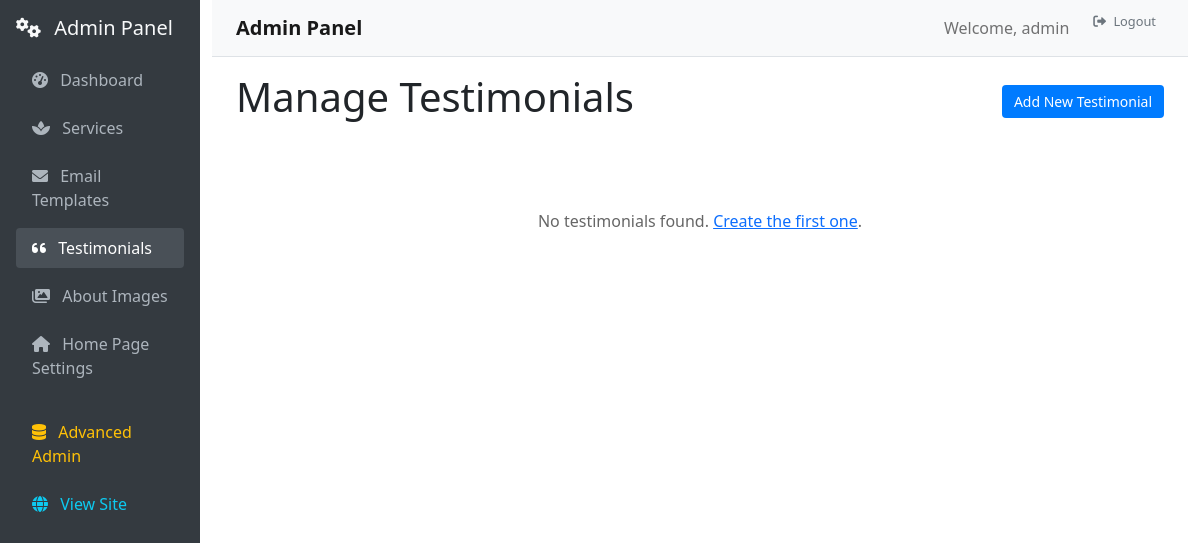
/web_admin/testimonials (signed in), run on an earlier commit of the app's database.
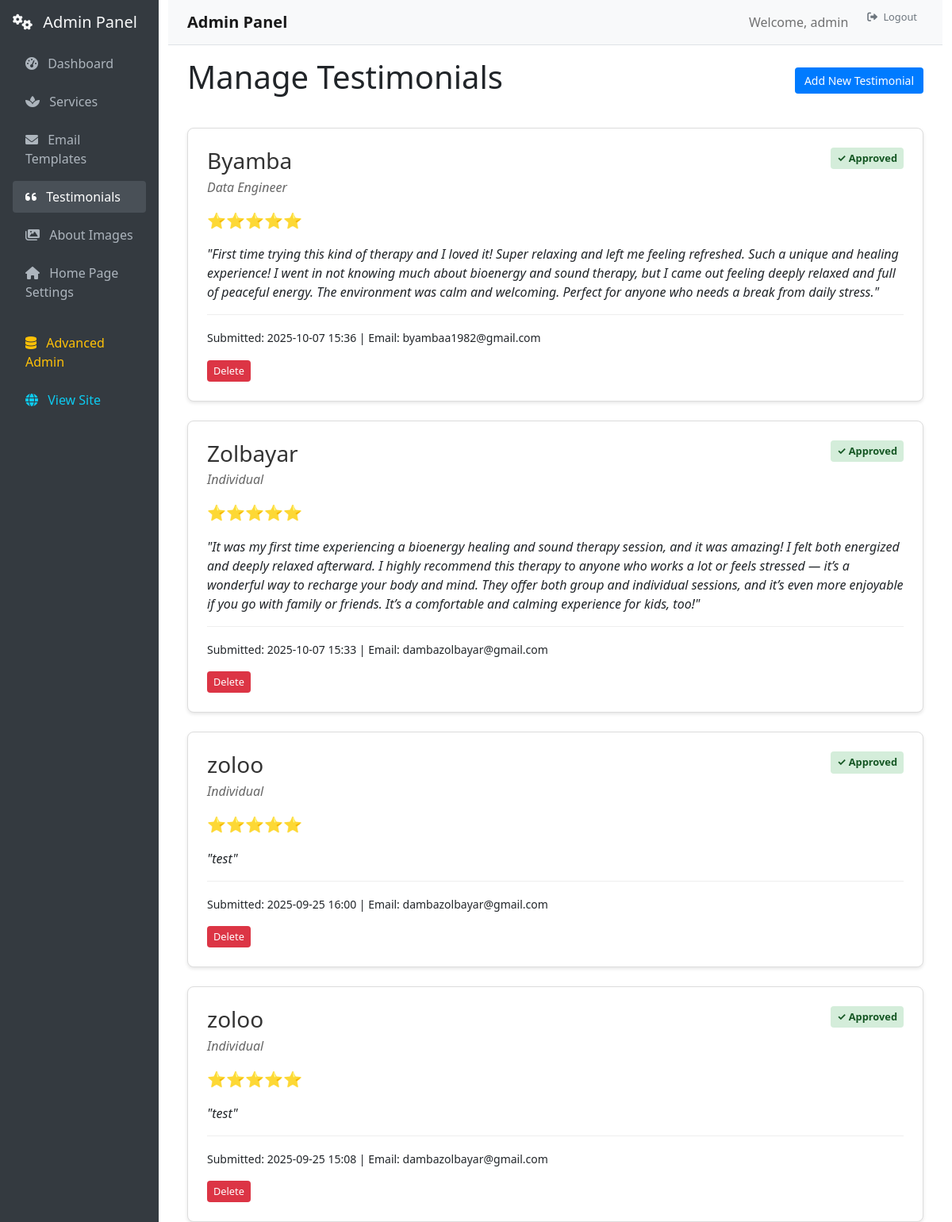
And on a later commit of the database.
### db/models.py (models this page shows, shortened)
class Testimonial(db.Model):
    __tablename__ = "testimonials"
    id = db.Column(db.Integer, primary_key=True)
    client_name = db.Column(db.String(100), nullable=False)
    client_title = db.Column(db.String(100), nullable=True)  # Job title or profession
    testimonial_text = db.Column(db.Text, nullable=False)
    rating = db.Column(db.Integer, nullable=False, default=5)  # 1-5 star rating
    is_approved = db.Column(db.Boolean, default=False, nullable=False)  # Admin approval
    is_featured = db.Column(db.Boolean, default=False, nullable=False)  # Show on homepage
    email = db.Column(db.String(120), nullable=True)  # Optional client email
    created_at = db.Column(db.DateTime, default=db.func.now())
    updated_at = db.Column(db.DateTime, default=db.func.now(), onupdate=db.func.now())
    approved_at = db.Column(db.DateTime, nullable=True)
    approved_by = db.Column(db.Integer, db.ForeignKey('users.id'), nullable=True)
    approver = db.relationship('User', backref=db.backref('approved_testimonials', lazy=True))
    def get_star_display(self):
        return "⭐" * self.rating

### routes/web_admin.py (the view)
@web_admin_bp.route('/testimonials')
@admin_required
def admin_testimonials():
    testimonials = Testimonial.query.order_by(Testimonial.created_at.desc()).all()
    return render_template('admin/testimonials.html', testimonials=testimonials)

### routes/web_admin.py (called while the page is built)
def admin_required(f):
    @wraps(f)
    @login_required
    def decorated_function(*args, **kwargs):
        if not current_user.is_authenticated or current_user.role.name != 'admin':
            flash('Admin access required.', 'error')
            return redirect(url_for('main.home'))
        return f(*args, **kwargs)
    return decorated_function

### templates/admin/testimonials.html (shortened to what this page needs)
{% extends "admin/base.html" %}
{% block content %}
<div class="admin-header">
    <h1>Manage Testimonials</h1>
    <a href="{{ url_for('web_admin_panel.create_testimonial') }}" class="btn btn-primary">Add New Testimonial</a>
</div>
<div class="testimonials-grid">
    {% for testimonial in testimonials %}
    <div class="testimonial-admin-card">
        <div class="testimonial-header">
            <div class="client-info">
                <h3>{{ testimonial.client_name }}</h3>
                {% if testimonial.client_title %}
                <p class="client-title">{{ testimonial.client_title }}</p>
                {% endif %}
            </div>
            <div class="testimonial-status">
                {% if testimonial.is_approved %}
                    <span class="status-badge approved">✓ Approved</span>
                {% else %}
                    <span class="status-badge pending">⏳ Pending</span>
                {% endif %}
            </div>
        </div>
        <div class="rating">
            {{ testimonial.get_star_display() }}
        </div>
        <div class="testimonial-text">
            <p>"{{ testimonial.testimonial_text }}"</p>
        </div>
        <div class="testimonial-meta">
            <small>
                Submitted: {{ testimonial.created_at.strftime('%Y-%m-%d %H:%M') }}
                {% if testimonial.email %}
                | Email: {{ testimonial.email }}
                {% endif %}
            </small>
        </div>
        <div class="testimonial-actions">
            <form method="POST" action="{{ url_for('web_admin_panel.delete_testimonial', testimonial_id=testimonial.id) }}" style="display: inline;">
                <button type="submit" class="btn btn-danger btn-sm" onclick="return confirm('Delete this testimonial permanently?')">Delete</button>
            </form>
        </div>
    </div>
    {% endfor %}
    {% if not testimonials %}
    <div class="no-testimonials">
        <p>No testimonials found. <a href="{{ url_for('web_admin_panel.create_testimonial') }}">Create the first one</a>.</p>
    </div>
    {% endif %}
</div>
{% endblock %}

What changed in the data, as far as the page shows it:
added Testimonial: client_name "Byamba", client_title "Data Engineer", is_approved "✓ Approved", star "⭐⭐⭐⭐⭐", testimonial_text "First time trying this kind of therapy and I loved it! Super relaxing and left me feeling refreshed. Such a unique and healing experience! I went in not knowing much about bioenergy and sound therapy, but I came out feeling deeply relaxed and full of peaceful energy. The environment was calm and welcoming. Perfect for anyone who needs a break from daily stress.", created_at "2025-10-07 15:36", email "byambaa1982@gmail.com"
added Testimonial: client_name "Zolbayar", client_title "Individual", is_approved "✓ Approved", star "⭐⭐⭐⭐⭐", testimonial_text "It was my first time experiencing a bioenergy healing and sound therapy session, and it was amazing! I felt both energized and deeply relaxed afterward. I highly recommend this therapy to anyone who works a lot or feels stressed — it’s a wonderful way to recharge your body and mind. They offer both group and individual sessions, and it’s even more enjoyable if you go with family or friends. It’s a comfortable and calming experience for kids, too!", created_at "2025-10-07 15:33", email "dambazolbayar@gmail.com"
added Testimonial: client_name "zoloo", client_title "Individual", is_approved "✓ Approved", star "⭐⭐⭐⭐⭐", testimonial_text "test", created_at "2025-09-25 16:00", email "dambazolbayar@gmail.com"
added Testimonial: client_name "zoloo", client_title "Individual", is_approved "✓ Approved", star "⭐⭐⭐⭐⭐", testimonial_text "test", created_at "2025-09-25 15:08", email "dambazolbayar@gmail.com"
Also different on the page:
text no longer shown: "No testimonials found. Create the first one ."
